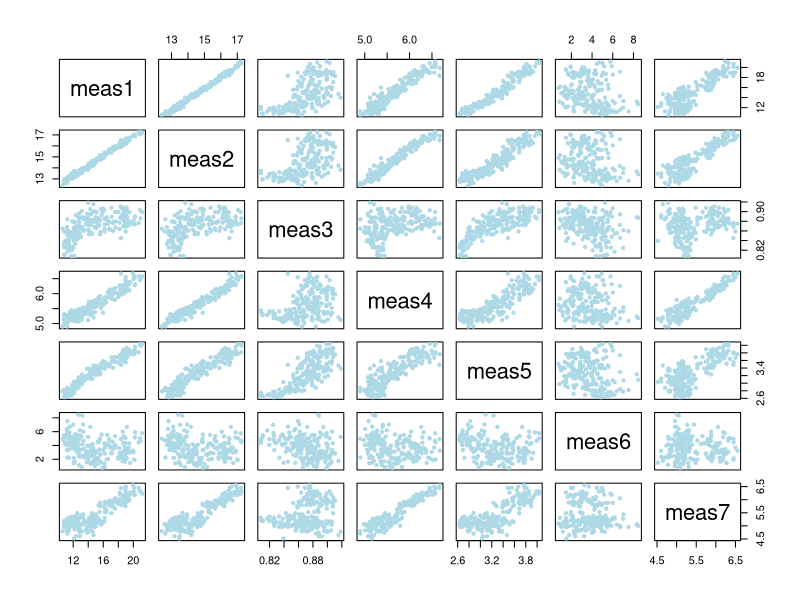
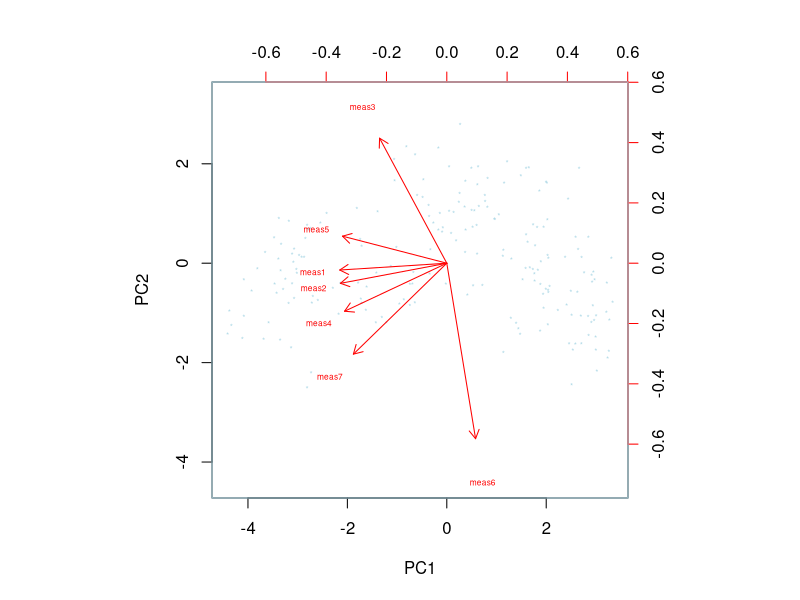
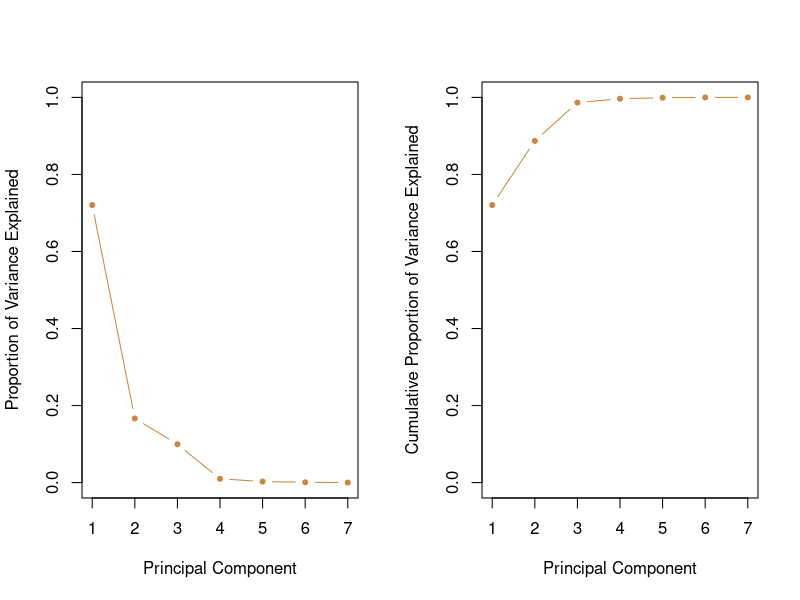
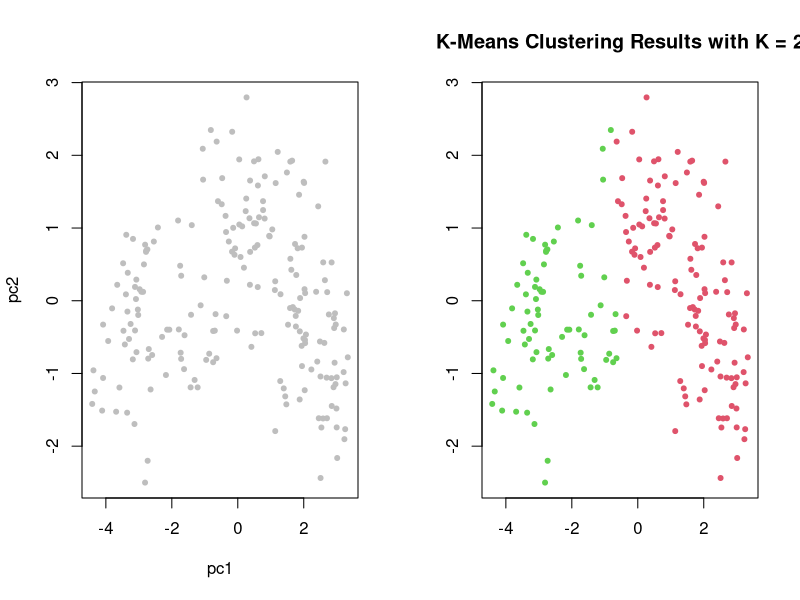

The R source for these figures, in order:
## ---- chunk 1
seeds<-read.csv("seeds_dataset.csv")
seeds
dim(seeds)
#View(seeds)
## ---- chunk 2
seeds=na.omit(seeds)
dim(seeds)
## ---- chunk 3
colnames(seeds)=c("meas1", "meas2", "meas3", "meas4", "meas5", "meas6", "meas7")
attach(seeds)
## ---- chunk 4
plot(seeds, col="lightblue", pch=20)
## ---- chunk 5
km.out <- kmeans(seeds, 2, nstart = 20)
km.out
pre.clustering=km.out$cluster
## ---- chunk 6
library(stats)
## ---- chunk 7
pr.out=prcomp(seeds,scale=TRUE)
pr.out$center
pr.out$scale
pr.out$rotation
## ---- chunk 8
biplot(pr.out,scale=0, cex=0.5, xlabs=rep("*", length(meas1)),
       col=c("lightblue", "red"))
## ---- chunk 9
pr.var=pr.out$sdev^2
pve=pr.var/sum(pr.var)
pve

par(mfrow = c(1, 2))
plot(pve,xlab="Principal Component", 
     ylab="Proportion of Variance Explained", col="peru", 
     pch=20, ylim=c(0,1),type='b')
plot(cumsum(pve),xlab="Principal Component", 
     ylab="Cumulative Proportion of Variance Explained", 
     col="peru", pch=20, ylim=c(0,1),type='b')
## ---- chunk 10
pr.out$x
## ---- chunk 11
pc1=pr.out$x[,1]
pc2=pr.out$x[,2]
## ---- chunk 12
plot(pc1, pc2, col="grey",pch=20)
## ---- chunk 13
pcs=cbind(pc1, pc2)
km.out=kmeans(pcs, 2, nstart=25)
## ---- chunk 14
sum(km.out$cluster==pre.clustering)/length(pre.clustering)
km.out$cluster
pre.clustering
## ---- chunk 15
plot(pcs, col = (km.out$cluster + 1),
    main = "K-Means Clustering Results with K = 2",
    xlab = "", ylab = "", pch = 20, cex = 1)
